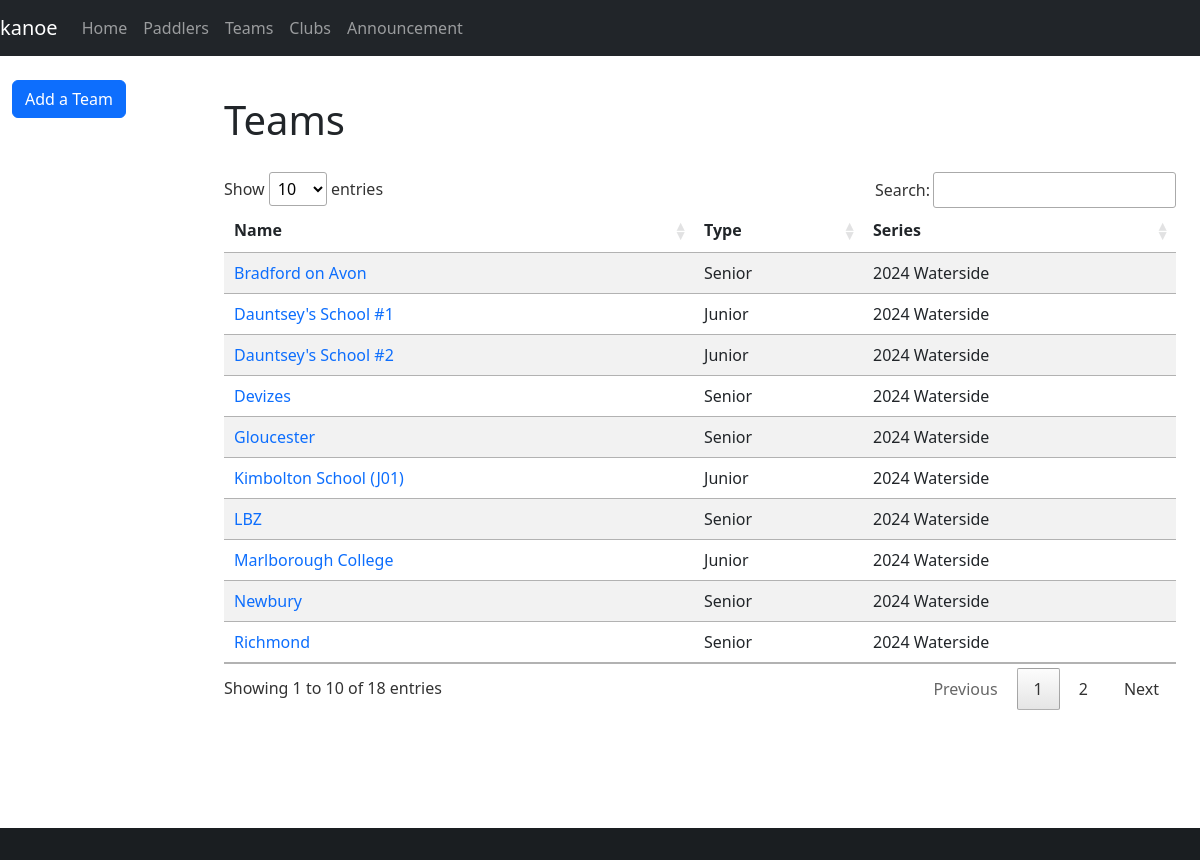
The page /teams on the database its author committed.
### database/database/team.py (models this page shows, shortened)
class Team(Base):
    __tablename__ = "team"
    __table_args__ = (
        UniqueConstraint("name", "series_id", name="uq_team_name_series"),
    )
    id = Column(Integer, primary_key=True)
    name = Column(String)
    team_type_id = Column(Integer, ForeignKey(TeamType.id), nullable=False)
    series_id = Column(Integer, ForeignKey(Series.id), index=True, nullable=False)
    type = relationship(TeamType, backref="teams")
    series = relationship(Series, backref="teams", lazy="joined")
    paddlers = relationship("Paddler", secondary="team_paddler", back_populates="teams")

class TeamType(Base):
    __tablename__ = "team_type"
    id = Column(Integer, primary_key=True)
    label = Column(String, nullable=False)
    def __str__(self):
        return self.label

### database/database/series.py (models this page shows, shortened)
class Series(Base):
    __tablename__ = "series"
    id = Column(Integer, primary_key=True)
    name = Column(String)
    def __str__(self):
        return self.name

### paddle/views/team.py (the view)
@blueprint.route("/teams")
@login_required
def teams():
    teams = (
        session.query(db.Team).order_by(db.Team.series_id.desc(), db.Team.name).all()
    )
    return render_template("teams.j2", teams=teams)

### paddle/templates/teams.j2 (shortened to what this page needs)
{% extends "base-fluid.j2" %}
{% import "common/selector.j2" as selector %}
{% block styles %}
{% include 'common/datatables-css.j2' %}
{% endblock %}
{% block content %}
<h1>Teams</h1>
<div class="row">
  <div class="col-sm-12">
    <table id="teams" class="table table-striped">
      <thead>
        <tr>
          <th>Name</th>
          <th>Type</th>
          <th>Series</th>
        </tr>
      </thead>
      <tbody>
        {% for team in teams %}
        <tr>
          <td><a href="{{ url_for('kanoe.team', team_id=team.id) }}">{{ team.name }}</a></td>
          <td>{{ team.type }}</td>
          <td>{{ team.series }}</td>
        </tr>
        {% endfor %}
      </tbody>
    </table>
  </div>
</div>
{% endblock %}
{% block sidebar %}
{% include 'sidebar-team.j2' %}
{% endblock %}

### paddle/static/css/styles.css (style rules this page uses)
:root { --colour-yellow: #fed00c; --colour-yellow-muted: #ffe269; }
body { padding-top: 60px; }
.row > * { margin-top: 20px; }
a { text-decoration: none; }

### rows shown on the page
Team: name "Bradford on Avon", type "Senior", series "2024 Waterside"
Team: name "Dauntsey's School #1", type "Junior", series "2024 Waterside"
Team: name "Dauntsey's School #2", type "Junior", series "2024 Waterside"
Team: name "Devizes", type "Senior", series "2024 Waterside"
Team: name "Gloucester", type "Senior", series "2024 Waterside"
Team: name "Kimbolton School (J01)", type "Junior", series "2024 Waterside"
Team: name "LBZ", type "Senior", series "2024 Waterside"
Team: name "Marlborough College", type "Junior", series "2024 Waterside"
Team: name "Newbury", type "Senior", series "2024 Waterside"
Team: name "Richmond", type "Senior", series "2024 Waterside"
